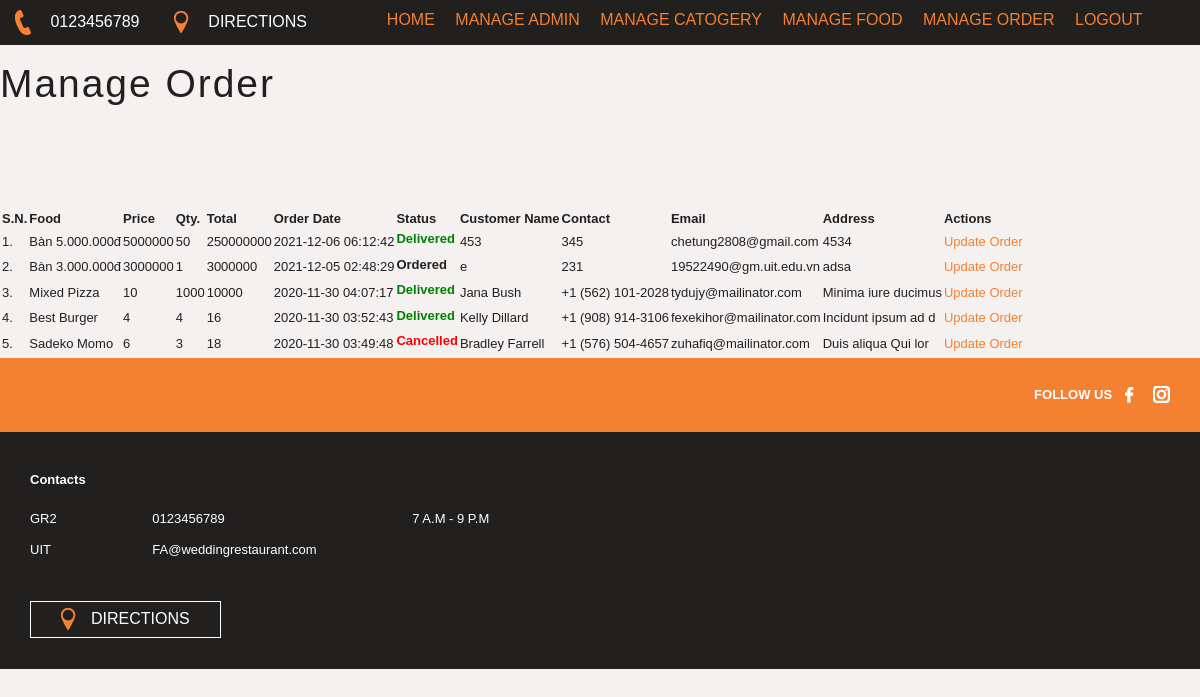
Page /weddinghall/admin/manage-order.php (signed in) on the committed database.
### tables this page shows
CREATE TABLE `tbl_order` (
  `id` int(10) UNSIGNED NOT NULL,
  `food` varchar(150) NOT NULL,
  `price` int(100) NOT NULL,
  `qty` int(11) NOT NULL,
  `total` int(100) NOT NULL,
  `order_date` datetime NOT NULL,
  `date_wedding` varchar(11) NOT NULL,
  `status` varchar(50) NOT NULL,
  `customer_name` varchar(150) NOT NULL,
  `customer_contact` varchar(20) NOT NULL,
  `customer_email` varchar(150) NOT NULL,
  `customer_address` varchar(255) NOT NULL
);

### weddinghall/admin/manage-order.php (the view, shortened to what this page needs)
<?php include('partials/menu.php'); ?>
<div class="main-content">
    <div class="wrapper">
        <h1>Manage Order</h1>
                <br /><br /><br />
                <br><br>
                <table class="tbl-full">
                    <tr>
                        <th>S.N.</th>
                        <th>Food</th>
                        <th>Price</th>
                        <th>Qty.</th>
                        <th>Total</th>
                        <th>Order Date</th>
                        <th>Status</th>
                        <th>Customer Name</th>
                        <th>Contact</th>
                        <th>Email</th>
                        <th>Address</th>
                        <th>Actions</th>
                    </tr>
                    <?php
                        $sql = "SELECT * FROM tbl_order ORDER BY id DESC";
                        $res = mysqli_query($conn, $sql);
                        $count = mysqli_num_rows($res);
                        $sn = 1;
                        if($count>0)
                        {
                            while($row=mysqli_fetch_assoc($res))
                            {
                                $id = $row['id'];
                                $food = $row['food'];
                                $price = $row['price'];
                                $qty = $row['qty'];
                                $total = $row['total'];
                                $order_date = $row['order_date'];
                                $status = $row['status'];
                                $customer_name = $row['customer_name'];
                                $customer_contact = $row['customer_contact'];
                                $customer_email = $row['customer_email'];
                                $customer_address = $row['customer_address'];
                                ?>
                                    <tr>
                                        <td><?php echo $sn++; ?>. </td>
                                        <td><?php echo $food; ?></td>
                                        <td><?php echo $price; ?></td>
                                        <td><?php echo $qty; ?></td>
                                        <td><?php echo $total; ?></td>
                                        <td><?php echo $order_date; ?></td>
                                        <td>
                                            <?php
                                                if($status=="Ordered")
                                                {
                                                    echo "<label>$status</label>";
                                                }
                                                elseif($status=="On Delivery")
                                                {
                                                    echo "<label style='color: orange;'>$status</label>";
                                                }
                                                elseif($status=="Delivered")
                                                {
                                                    echo "<label style='color: green;'>$status</label>";
                                                }
                                                elseif($status=="Cancelled")
                                                {
                                                    echo "<label style='color: red;'>$status</label>";
                                                }
                                            ?>
                                        </td>
                                        <td><?php echo $customer_name; ?></td>
                                        <td><?php echo $customer_contact; ?></td>
                                        <td><?php echo $customer_email; ?></td>
                                        <td><?php echo $customer_address; ?></td>
                                        <td>
                                            <a href="<?php echo SITEURL; ?>admin/update-order.php?id=<?php echo $id; ?>" class="btn-secondary">Update Order</a>
                                        </td>
                                    </tr>
                                <?php
                            }
                        }
                        else
                        {
                            echo "<tr><td colspan='12' class='error'>Orders not Available</td></tr>";
                        }
                    ?>
                </table>
    </div>
</div>
<?php include('partials/footer.php'); ?>

### weddinghall/css/style.css (style rules this page uses)
* { margin: 0 0; padding: 0 0; font-family: Arial, Helvetica, sans-serif; }
a { color: #ff6b81; text-decoration: none; }

### rows in the picture
tbl_order: food "Bàn 5.000.000đ", price "5000000", qty "50", total "250000000", order_date "2021-12-06 06:12:42", status "Delivered", customer_name "453", customer_contact "345", customer_email "chetung2808@gmail.com", customer_address "4534"
tbl_order: food "Bàn 3.000.000đ", price "3000000", qty "1", total "3000000", order_date "2021-12-05 02:48:29", status "Ordered", customer_name "e", customer_contact "231", customer_email "19522490@gm.uit.edu.vn", customer_address "adsa"
tbl_order: food "Mixed Pizza", price "10", qty "1000", total "10000", order_date "2020-11-30 04:07:17", status "Delivered", customer_name "Jana Bush", customer_contact "+1 (562) 101-2028", customer_email "tydujy@mailinator.com", customer_address "Minima iure ducimus"
tbl_order: food "Best Burger", price "4", qty "4", total "16", order_date "2020-11-30 03:52:43", status "Delivered", customer_name "Kelly Dillard", customer_contact "+1 (908) 914-3106", customer_email "fexekihor@mailinator.com", customer_address "Incidunt ipsum ad d"
tbl_order: food "Sadeko Momo", price "6", qty "3", total "18", order_date "2020-11-30 03:49:48", status "Cancelled", customer_name "Bradley Farrell", customer_contact "+1 (576) 504-4657", customer_email "zuhafiq@mailinator.com", customer_address "Duis aliqua Qui lor"
